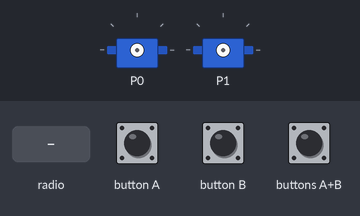
This program was run on a simulated BBC micro:bit (MakeCode). Shown: 2 × servo. Inputs (shaded band) come from the test bench.

Above: at 2.8 s.
2.9 s: radio message "1" arrives
4.4 s: radio message "0" arrives
At 5.1 s:
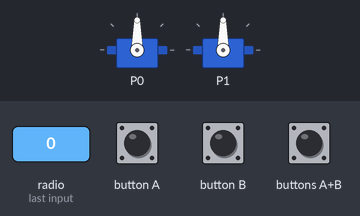
5.9 s: radio message "2" arrives
At 6.3 s:
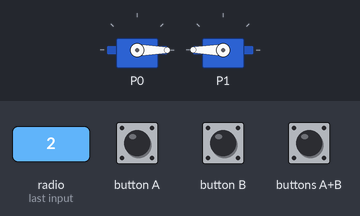
Timing chart, 0 to 8.9 s (numbered marks = the images above; inputs shaded):
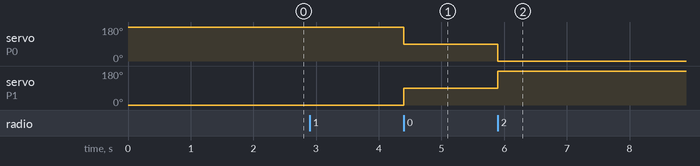

Measured:
- after the input at 4.4 s, servo on P0: 180° → 90° at once; servo on P1: 0° → 90° at once
- after the input at 5.9 s, servo on P0: 90° → 0° at once; servo on P1: 90° → 180° at once

The program:

main.ts
```typescript
radio.onReceivedNumber(function (receivedNumber) {
    mensaje = receivedNumber
    if (mensaje == 1) {
        pins.servoWritePin(AnalogPin.P0, 180)
        pins.servoWritePin(AnalogPin.P1, 0)
    }
    if (mensaje == 2) {
        pins.servoWritePin(AnalogPin.P0, 0)
        pins.servoWritePin(AnalogPin.P1, 180)
    }
    if (mensaje == 0) {
        pins.servoWritePin(AnalogPin.P0, 90)
        pins.servoWritePin(AnalogPin.P1, 90)
    }
})
input.onButtonPressed(Button.A, function () {
    radio.sendNumber(1)
})
input.onButtonPressed(Button.AB, function () {
    radio.sendNumber(0)
})
input.onButtonPressed(Button.B, function () {
    radio.sendNumber(2)
})
let mensaje = 0
radio.setGroup(1)
```

test.ts
```typescript
// aquí va el archivo "tests"; esto no se compilará cuando este paquete se utilice como una extensión.
```
